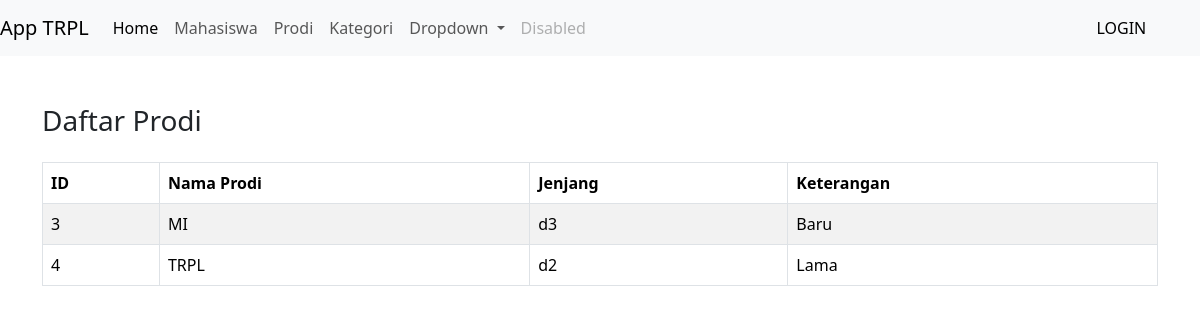
/?p=prodi, run on the app's committed database.
### tables this page shows
CREATE TABLE `prodi` (
  `id` int(11) NOT NULL,
  `nama_prodi` varchar(50) NOT NULL,
  `jenjang_studi` char(2) NOT NULL,
  `keterangan` varchar(100) NOT NULL
);

### prodi.php (the view, shortened to what this page needs)
   <?php
        $aksi=isset($_GET['aksi']) ? $_GET['aksi'] : 'list';
        switch($aksi){
            case 'list':
    ?>
<h3 class="mb-4">Daftar Prodi</h3>
    <table class="table table-bordered table-striped" id="example">
        <thead>
        <tr>
            <th>ID</th>
            <th>Nama Prodi</th>
            <th>Jenjang</th>
            <th>Keterangan</th>
        </tr>
            </thead>
            <tbody>
        <?php
            include('koneksi.php');
            $getData = mysqli_query($db,"SELECT * FROM prodi");
            while($prodi = mysqli_fetch_array($getData)){
        ?>
            <tr>
                <td><?= $prodi['id'] ?></td>
                <td><?= $prodi['nama_prodi'] ?></td>
                <td><?= $prodi['jenjang_studi'] ?></td>
                <td><?= $prodi['keterangan'] ?></td>
            </tr>
        <?php
            }
        ?>
        </tbody>
    </table>
    <?php
    break;
        ?>
                <?php
        }
   ?>

### data on the page
prodi: id "3", nama_prodi "MI", jenjang_studi "d3", keterangan "Baru"
prodi: id "4", nama_prodi "TRPL", jenjang_studi "d2", keterangan "Lama"
